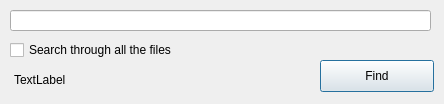
<?xml version="1.0" encoding="UTF-8"?>
<ui version="4.0">
 <class>NightSearchDialog</class>
 <widget class="QDialog" name="NightSearchDialog">
  <property name="geometry">
   <rect>
    <x>0</x>
    <y>0</y>
    <width>444</width>
    <height>104</height>
   </rect>
  </property>
  <property name="windowTitle">
   <string>Search</string>
  </property>
  <widget class="QLineEdit" name="lineEdit">
   <property name="geometry">
    <rect>
     <x>10</x>
     <y>10</y>
     <width>421</width>
     <height>21</height>
    </rect>
   </property>
  </widget>
  <widget class="QCheckBox" name="checkBox">
   <property name="geometry">
    <rect>
     <x>10</x>
     <y>40</y>
     <width>391</width>
     <height>20</height>
    </rect>
   </property>
   <property name="text">
    <string>Search through all the files</string>
   </property>
  </widget>
  <widget class="QPushButton" name="pushButtonSearch">
   <property name="geometry">
    <rect>
     <x>320</x>
     <y>60</y>
     <width>114</width>
     <height>32</height>
    </rect>
   </property>
   <property name="toolTip">
    <string>Search</string>
   </property>
   <property name="text">
    <string>Find</string>
   </property>
   <property name="shortcut">
    <string>Return</string>
   </property>
   <property name="autoDefault">
    <bool>false</bool>
   </property>
   <property name="default">
    <bool>true</bool>
   </property>
   <property name="flat">
    <bool>false</bool>
   </property>
  </widget>
  <widget class="QLabel" name="labelSearchResult">
   <property name="geometry">
    <rect>
     <x>14</x>
     <y>72</y>
     <width>301</width>
     <height>16</height>
    </rect>
   </property>
   <property name="text">
    <string>TextLabel</string>
   </property>
  </widget>
 </widget>
 <resources/>
 <connections/>
</ui>
